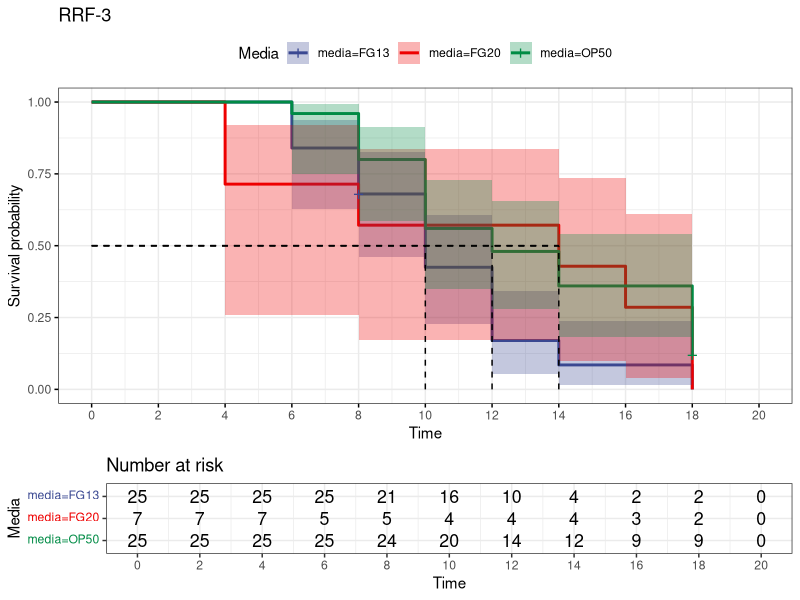
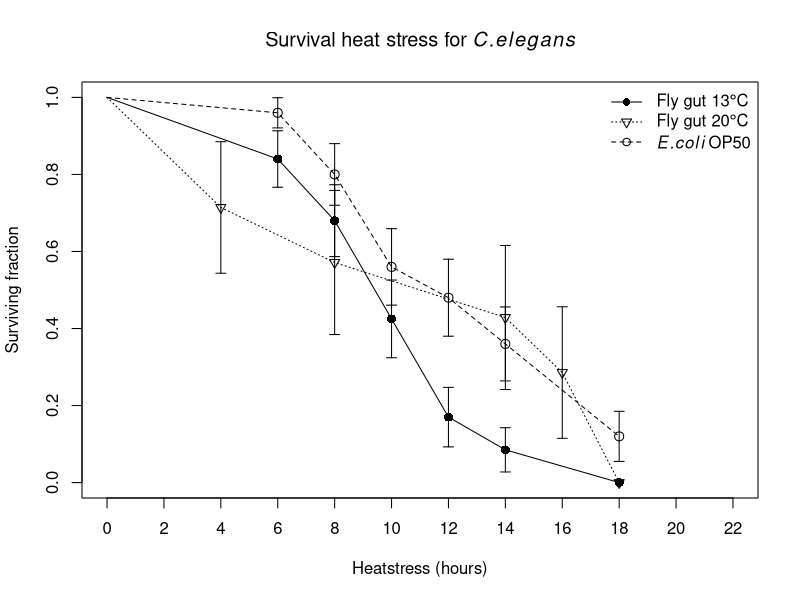
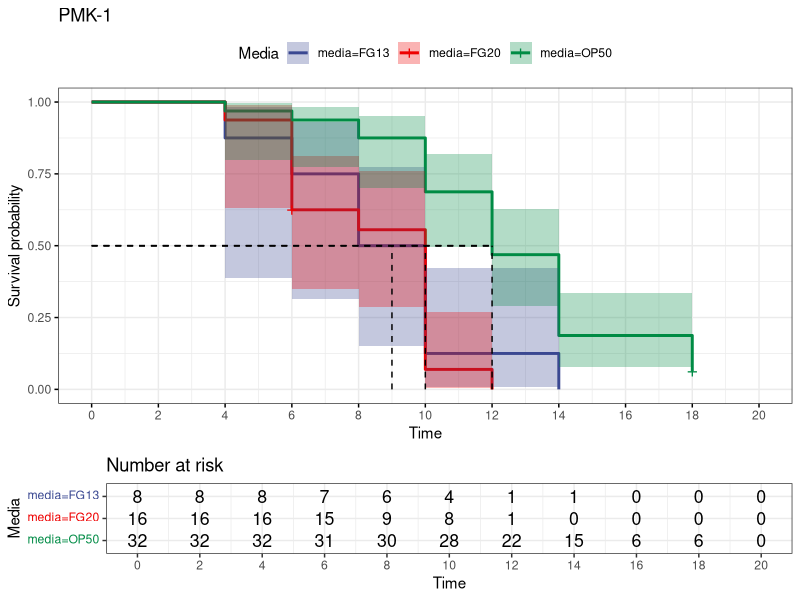
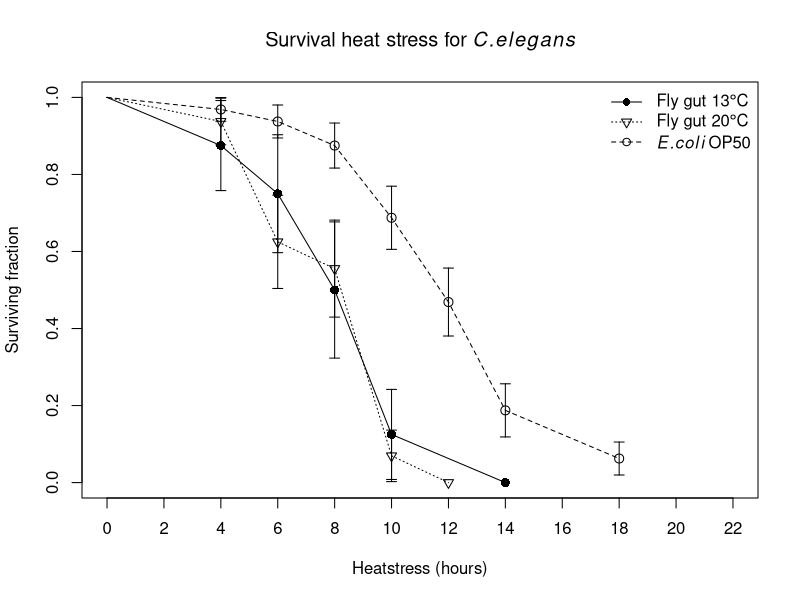
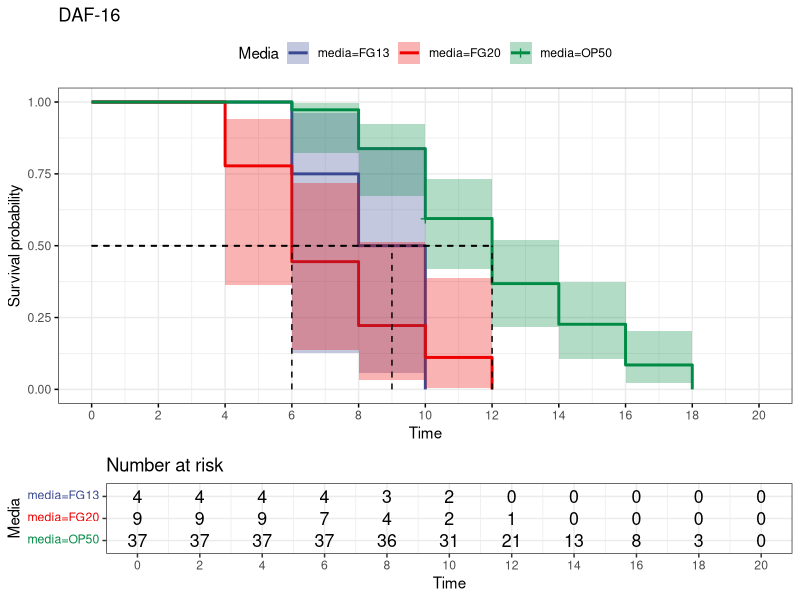
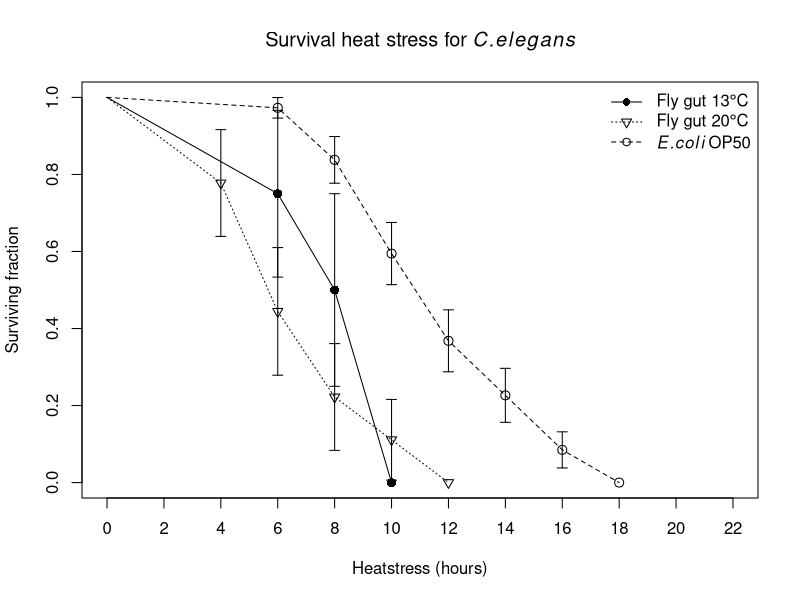
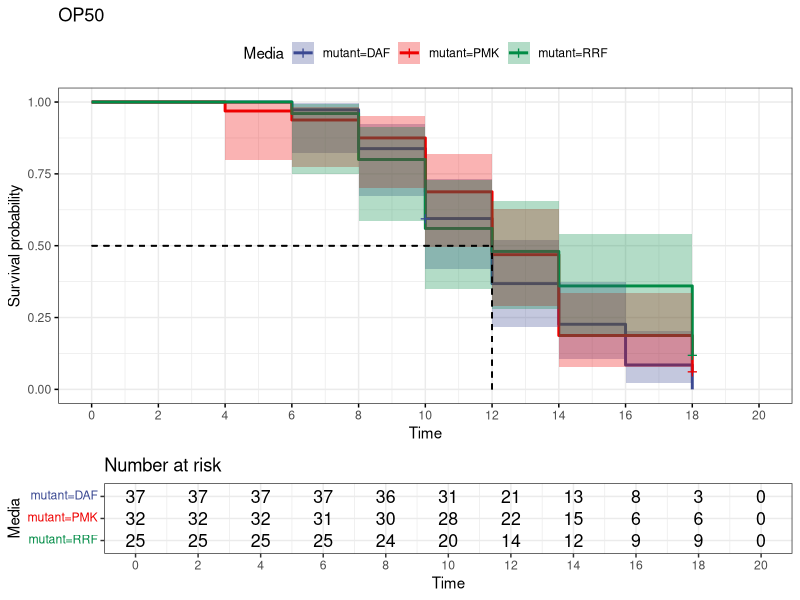
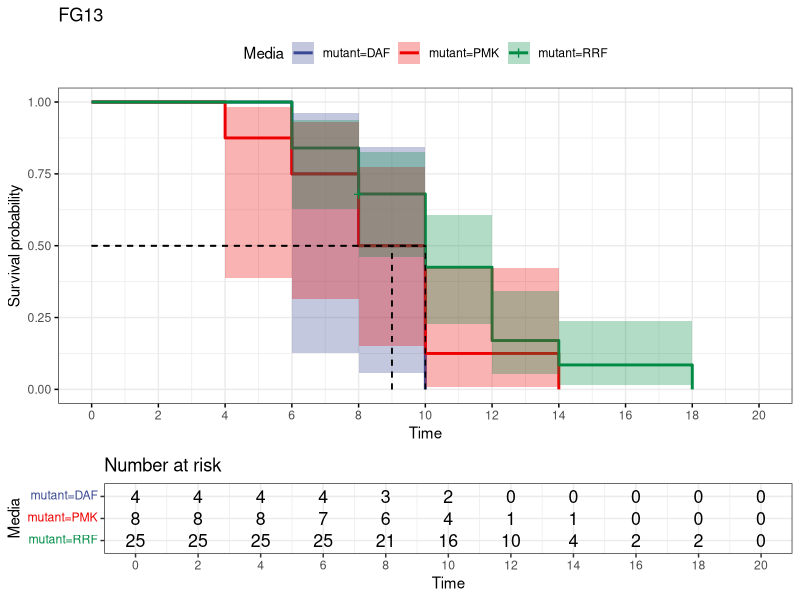

Source code (R) for these figures, in order:
## ---- chunk 1
knitr::opts_chunk$set(echo = TRUE)
library(survival) 
library(here)
library(survminer)
## ---- chunk 2
data <- read.table(here('data','Worm_mutant.csv'), header = TRUE, sep = ";", dec = ",")
head(data)
## ---- chunk 3
colnames(data)<-c("Time","status",'Replicate', 'media',
                  'mutant')
head(data)
## ---- chunk 4
d_RRF <- subset(data, mutant == 'RRF')
d_PMK <- subset(data,mutant == 'PMK')
d_DAF <- subset(data, mutant == 'DAF')
## ---- chunk 5
d_RRF$Survobj <- with(d_RRF,Surv(d_RRF$Time, event = d_RRF$status))
km_RRF <- survfit(Survobj ~ media, data = d_RRF,conf.type = "log-log", error = "greenwood")
s_km_RRF <- summary(km_RRF)
ggsurvplot(km_RRF,data = d_RRF, conf.int = TRUE, 
           ggtheme = theme_bw(),risk.table = 0.25,
           palette ='aaas', surv.median.line = 'hv',
           legend.title = 'Media',break.x.by = 2,
           title = 'RRF-3') 
## ---- chunk 6
df_fly_13_r <- data.frame(c(0,s_km_RRF$time[1:6]),c(1,s_km_RRF$surv[1:6]),                        c(0,s_km_RRF$std.err[1:6]))
colnames(df_fly_13_r) <- c('Time','Surv','Std.error')
df_fly_20_r <- data.frame(c(0,s_km_RRF$time[7:11])
                        ,c(1,s_km_RRF$surv[7:11]),    c(0,s_km_RRF$std.err[7:11]))
colnames(df_fly_20_r) <- c('Time','Surv','Std.error')
df_OP50_r <- data.frame(c(0,s_km_RRF$time[12:17])
                      ,c(1,s_km_RRF$surv[12:17]),
                        c(0,s_km_RRF$std.err[12:17]))
colnames(df_OP50_r) <- c('Time','Surv','Std.error')

plot(df_fly_13_r$Time[2:7],df_fly_13_r$Surv[2:7], pch = 16, cex = 1.2, xlab = 'Heatstress (hours)', 
     ylab = 'Surviving fraction', 
     main = expression('Survival heat stress for'~italic(C.elegans)),
     xlim = c(0,22), ylim = c(0,1), xaxp = c(0,22,11))
lines(df_fly_13_r$Time,df_fly_13_r$Surv)
arrows(df_fly_13_r$Time, df_fly_13_r$Surv-df_fly_13_r$Std.error, df_fly_13_r$Time, 
       df_fly_13_r$Surv+df_fly_13_r$Std.error, length=0.05, angle=90, code=3, col = 'black')
points(df_OP50_r$Time[2:9],df_OP50_r$Surv[2:9], pch = 1, cex = 1.2)
lines(df_OP50_r$Time,df_OP50_r$Surv, lty = 2)
arrows(df_OP50_r$Time, df_OP50_r$Surv-df_OP50_r$Std.error,
      df_OP50_r$Time, df_OP50_r$Surv+df_OP50_r$Std.error, 
      length=0.05, angle=90, code=3, col = 'black')
points(df_fly_20_r$Time[2:9],df_fly_20_r$Surv[2:9], pch = 6)
lines(df_fly_20_r$Time,df_fly_20_r$Surv,lty = 3)
arrows(df_fly_20_r$Time, df_fly_20_r$Surv-df_fly_20_r$Std.error, df_fly_20_r$Time,df_fly_20_r$Surv+df_fly_20_r$Std.error, length=0.05, angle=90, code=3, col = 'black')
legend('topright', pch = c(16,6,1),lty = c(1,3,2), 
       legend = c(expression('Fly gut 13'*degree*C),
                  expression('Fly gut 20'*degree*C),
                  expression(italic(E.coli) ~ OP50)), bty = 'n')
## ---- chunk 7
d_PMK$Survobj <- with(d_PMK,Surv(d_PMK$Time, event = d_PMK$status))
km_PMK <- survfit(Survobj ~ media, data = d_PMK,conf.type = "log-log", error = "greenwood")
s_km_PMK <- summary(km_PMK)
ggsurvplot(km_PMK,data = d_PMK, conf.int = TRUE, 
           ggtheme = theme_bw(),risk.table = 0.25, 
           palette ='aaas', surv.median.line = 'hv',
           legend.title = 'Media',break.x.by = 2,
           title = 'PMK-1') 
## ---- chunk 8
df_fly_13_P <- data.frame(c(0,s_km_PMK$time[1:5]),
                        c(1,s_km_PMK$surv[1:5]),
                        c(0,s_km_PMK$std.err[1:5]))
colnames(df_fly_13_P) <- c('Time','Surv','Std.error')
df_fly_20_P <- data.frame(c(0,s_km_PMK$time[6:10]),
                        c(1,s_km_PMK$surv[6:10]),
                        c(0,s_km_PMK$std.err[6:10]))
colnames(df_fly_20_P) <- c('Time','Surv','Std.error')
df_OP50_P <- data.frame(c(0,s_km_PMK$time[11:17]),
                      c(1,s_km_PMK$surv[11:17]),
                        c(0,s_km_PMK$std.err[11:17]))
colnames(df_OP50_P) <- c('Time','Surv','Std.error')

plot(df_fly_13_P$Time[2:9],df_fly_13_P$Surv[2:9], pch = 16, cex = 1.2, xlab = 'Heatstress (hours)', 
     ylab = 'Surviving fraction', 
     main = expression('Survival heat stress for'~italic(C.elegans)),
     xlim = c(0,22), ylim = c(0,1), xaxp = c(0,22,11))
lines(df_fly_13_P$Time,df_fly_13_P$Surv)
arrows(df_fly_13_P$Time, df_fly_13_P$Surv-df_fly_13_P$Std.error, df_fly_13_P$Time,df_fly_13_P$Surv+df_fly_13_P$Std.error, length=0.05, angle=90, code=3, col = 'black')
points(df_OP50_P$Time[2:9],df_OP50_P$Surv[2:9], pch = 1, cex = 1.2)
lines(df_OP50_P$Time,df_OP50_P$Surv, lty = 2)
arrows(df_OP50_P$Time, df_OP50_P$Surv-df_OP50_P$Std.error,
      df_OP50_P$Time, df_OP50_P$Surv+df_OP50_P$Std.error, 
      length=0.05, angle=90, code=3, col = 'black')
points(df_fly_20_P$Time[2:9],df_fly_20_P$Surv[2:9], pch = 6)
lines(df_fly_20_P$Time,df_fly_20_P$Surv,lty = 3)
arrows(df_fly_20_P$Time, df_fly_20_P$Surv-df_fly_20_P$Std.error, df_fly_20_P$Time,df_fly_20_P$Surv+df_fly_20_P$Std.error, length=0.05, angle=90, code=3, col = 'black')
legend('topright', pch = c(16,6,1),lty = c(1,3,2), 
       legend = c(expression('Fly gut 13'*degree*C),
                  expression('Fly gut 20'*degree*C),
                  expression(italic(E.coli) ~ OP50)), bty = 'n')
## ---- chunk 9
d_DAF$Survobj <- with(d_DAF,Surv(d_DAF$Time, event = d_DAF$status))
km_DAF <- survfit(Survobj ~ media, data = d_DAF,conf.type = "log-log", error = "greenwood")
s_km_DAF <- summary(km_DAF)
ggsurvplot(km_DAF,data = d_DAF, conf.int = TRUE, 
           ggtheme = theme_bw(),risk.table = 0.25,
           palette ='aaas', surv.median.line = 'hv',
           legend.title = 'Media',break.x.by = 2,
           title = 'DAF-16') 
## ---- chunk 10
df_fly_13_d <- data.frame(c(0,s_km_DAF$time[1:3]),
                        c(1,s_km_DAF$surv[1:3]),
                        c(0,s_km_DAF$std.err[1:3]))
colnames(df_fly_13_d) <- c('Time','Surv','Std.error')
df_fly_20_d <- data.frame(c(0,s_km_DAF$time[4:8]),
                        c(1,s_km_DAF$surv[4:8]),
                        c(0,s_km_DAF$std.err[4:8]))
colnames(df_fly_20_d) <- c('Time','Surv','Std.error')
df_OP50_d <- data.frame(c(0,s_km_DAF$time[9:15]),
                      c(1,s_km_DAF$surv[9:15]),
                        c(0,s_km_DAF$std.err[9:15]))
colnames(df_OP50_d) <- c('Time','Surv','Std.error')

plot(df_fly_13_d$Time[2:9],df_fly_13_d$Surv[2:9], pch = 16, cex = 1.2, xlab = 'Heatstress (hours)', 
     ylab = 'Surviving fraction', 
     main = expression('Survival heat stress for'~italic(C.elegans)),
     xlim = c(0,22), ylim = c(0,1), xaxp = c(0,22,11))
lines(df_fly_13_d$Time,df_fly_13_d$Surv)
arrows(df_fly_13_d$Time, df_fly_13_d$Surv-df_fly_13_d$Std.error, df_fly_13_d$Time,df_fly_13_d$Surv+df_fly_13_d$Std.error, length=0.05, angle=90, code=3, col = 'black')
points(df_OP50_d$Time[2:9],df_OP50_d$Surv[2:9], pch = 1, cex = 1.2)
lines(df_OP50_d$Time,df_OP50_d$Surv, lty = 2)
arrows(df_OP50_d$Time, df_OP50_d$Surv-df_OP50_d$Std.error,
      df_OP50_d$Time, df_OP50_d$Surv+df_OP50_d$Std.error, 
      length=0.05, angle=90, code=3, col = 'black')
points(df_fly_20_d$Time[2:9],df_fly_20_d$Surv[2:9], pch = 6)
lines(df_fly_20_d$Time,df_fly_20_d$Surv,lty = 3)
arrows(df_fly_20_d$Time, df_fly_20_d$Surv-df_fly_20_d$Std.error, df_fly_20_d$Time,df_fly_20_d$Surv+df_fly_20_d$Std.error, length=0.05, angle=90, code=3, col = 'black')
legend('topright', pch = c(16,6,1),lty = c(1,3,2), 
       legend = c(expression('Fly gut 13'*degree*C),
                  expression('Fly gut 20'*degree*C),
                  expression(italic(E.coli) ~ OP50)), bty = 'n')
## ---- chunk 11
data_OP50 <- subset(data, media == 'OP50')
data_FG13 <- subset(data, media == 'FG13')
data_FG20 <- subset(data, media == 'FG20')
## ---- chunk 12
data_OP50$Survobj <- with(data_OP50,Surv(data_OP50$Time, event = data_OP50$status))
km_OP50 <- survfit(Survobj ~ mutant, data = data_OP50,conf.type = "log-log", error = "greenwood")
s_km_OP50 <- summary(km_OP50)
ggsurvplot(km_OP50,data = data_OP50, conf.int = TRUE, 
           ggtheme = theme_bw(),risk.table = 0.25, 
           palette ='aaas', surv.median.line = 'hv',
           legend.title = 'Media',break.x.by = 2,
           title = 'OP50') 
## ---- chunk 13
data_FG13$Survobj <- with(data_FG13,Surv(data_FG13$Time, event = data_FG13$status))
km_FG13 <- survfit(Survobj ~ mutant, data = data_FG13,conf.type = "log-log", error = "greenwood")
s_km_FG13 <- summary(km_FG13)
ggsurvplot(km_FG13,data = data_FG13, conf.int = TRUE, 
           ggtheme = theme_bw(),risk.table = 0.25, 
           palette ='aaas', surv.median.line = 'hv',
           legend.title = 'Media',break.x.by = 2,
           title = 'FG13') 
## ---- chunk 14
data_FG20$Survobj <- with(data_FG20,Surv(data_FG20$Time, event = data_FG20$status))
km_FG20 <- survfit(Survobj ~ mutant, data = data_FG20,conf.type = "log-log", error = "greenwood")
s_km_FG20 <- summary(km_FG20)
ggsurvplot(km_FG20,data = data_FG20, conf.int = TRUE, 
           ggtheme = theme_bw(),risk.table = 0.25, 
           palette ='aaas', surv.median.line = 'hv',
           legend.title = 'Media',break.x.by = 2,
           title = 'OP50') 
## ---- chunk 15
data$Survobj <- with(data,Surv(data$Time, event = data$status))
survdiff(Survobj ~media + mutant, data = data, rho = 0) 
survdiff(Survobj ~media + mutant, data = data, rho = 1) 
fit_both<- coxph(Survobj ~media + mutant, data = data)
summary(fit_both)
AIC(fit_both)
fit_int <- coxph(Survobj ~media + mutant + mutant:media, data = data)
AIC(fit_int)
fit_med <- coxph(Survobj ~media, data = data)
summary(fit_med)
AIC(fit_med)
fit_mut <- coxph(Survobj ~mutant, data = data)
summary(fit_mut)
AIC(fit_mut)
## ---- chunk 16
prop_both <- cox.zph(fit_both)
prop_int <- cox.zph(fit_int)
plot(prop_both)
plot(prop_int)
## ---- chunk 17
plot(survfit(fit_both, newdata = data.frame(mutant = 'RRF', media = 'OP50')), lty = 2, xaxp = c(0,18,18), col = 'blue',
     main = 'Predictions for model without interactions OP50')
lines(survfit(fit_both, newdata = data.frame(mutant = 'PMK', media = 'OP50')), col = 'firebrick')
lines(survfit(fit_both, newdata = data.frame(mutant = 'DAF', media = 'OP50')), lty =3)
legend('topright', legend = c('rrf-3','pmk-1','daf-16'), 
        lty = c(2,1,3), col = c('blue','firebrick','black'), 
        bty = 'n')
plot(survfit(fit_int, newdata = data.frame(mutant = 'RRF', media = 'OP50')), lty = 2, xaxp = c(0,18,18), col = 'blue',
     main = 'Predictions for model with interactions OP50')
lines(survfit(fit_int, newdata = data.frame(mutant = 'PMK', media = 'OP50')), col = 'firebrick')
lines(survfit(fit_int, newdata = data.frame(mutant = 'DAF', media = 'OP50')), lty =3)
legend('topright', legend = c('rrf-3','pmk-1','daf-16'), 
        lty = c(2,1,3), col = c('blue','firebrick','black'), 
        bty = 'n')
plot(survfit(fit_both, newdata = data.frame(mutant = 'RRF', media = 'FG13')), lty = 2, xaxp = c(0,18,9), col = 'blue',
     main = 'Predictions for model without interactions FG13',
     xlab = 'hours heat stress')
lines(survfit(fit_both, newdata = data.frame(mutant = 'PMK', media = 'FG13')), col = 'firebrick')
lines(survfit(fit_both, newdata = data.frame(mutant = 'DAF', media = 'FG13')), lty =3)
legend('topright', legend = c('rrf-3','pmk-1','daf-16'), 
        lty = c(2,1,3), col = c('blue','firebrick','black'), 
        bty = 'n')
plot(survfit(fit_int, newdata = data.frame(mutant = 'RRF', media = 'FG13')), lty = 2, xaxp = c(0,18,18), col = 'blue',
     main = 'Predictions for model with interactions FG13')
lines(survfit(fit_int, newdata = data.frame(mutant = 'PMK', media = 'FG13')), col = 'firebrick')
lines(survfit(fit_int, newdata = data.frame(mutant = 'DAF', media = 'FG13')), lty =3)
legend('topright', legend = c('rrf-3','pmk-1','daf-16'), 
        lty = c(2,1,3), col = c('blue','firebrick','black'), 
        bty = 'n')
plot(survfit(fit_both, newdata = data.frame(mutant = 'RRF', media = 'FG20')), lty = 2, xaxp = c(0,18,9), col = 'blue',
     main = 'Predictions for model without interactions FG20',
     xlab = 'hours heat stress')
lines(survfit(fit_both, newdata = data.frame(mutant = 'PMK', media = 'FG20')), col = 'firebrick')
lines(survfit(fit_both, newdata = data.frame(mutant = 'DAF', media = 'FG20')), lty =3)
legend('topright', legend = c('rrf-3','pmk-1','daf-16'), 
        lty = c(2,1,3), col = c('blue','firebrick','black'), 
        bty = 'n')
plot(survfit(fit_int, newdata = data.frame(mutant = 'RRF', media = 'FG20')), lty = 2, xaxp = c(0,18,18), col = 'blue',
     main = 'Predictions for model with interactions FG20')
lines(survfit(fit_int, newdata = data.frame(mutant = 'PMK', media = 'FG20')), col = 'firebrick')
lines(survfit(fit_int, newdata = data.frame(mutant = 'DAF', media = 'FG20')), lty =3)
legend('topright', legend = c('rrf-3','pmk-1','daf-16'), 
        lty = c(2,1,3), col = c('blue','firebrick','black'), 
        bty = 'n')

## ---- chunk 18
plot(survfit(fit_both, newdata = data.frame(mutant = 'RRF', media = 'OP50')), lty = 2, xaxp = c(0,18,9), col = 'blue',
     main = 'Predictions for model without interactions OP50')
points(df_OP50_r$Time,df_OP50_r$Surv, col = 'blue', pch = 16)
lines(survfit(fit_both, newdata = data.frame(mutant = 'DAF', media = 'OP50')), lty = 2, col = 'black',)
points(df_OP50_d$Time,df_OP50_d$Surv, col = 'black', pch = 16)
lines(survfit(fit_both, newdata = data.frame(mutant = 'PMK', media = 'OP50')), lty = 2, col = 'firebrick',)
points(df_OP50_P$Time,df_OP50_P$Surv, col = 'firebrick', pch = 16)
legend('topright', legend = c('rrf-3','pmk-1','daf-16'), 
        lty = c(2,1,3), col = c('blue','firebrick','black'), 
        bty = 'n', pch = 16)
## ---- chunk 19
plot(survfit(fit_int, newdata = data.frame(mutant = 'RRF', media = 'OP50')), lty = 2, xaxp = c(0,18,9), col = 'blue',
     main = 'Predictions for model with interactions OP50')
points(df_OP50_r$Time,df_OP50_r$Surv, col = 'blue', pch = 16)
lines(survfit(fit_int, newdata = data.frame(mutant = 'DAF', media = 'OP50')), lty = 2, col = 'black',)
points(df_OP50_d$Time,df_OP50_d$Surv, col = 'black', pch = 16)
lines(survfit(fit_int, newdata = data.frame(mutant = 'PMK', media = 'OP50')), lty = 2, col = 'firebrick',)
points(df_OP50_P$Time,df_OP50_P$Surv, col = 'firebrick', pch = 16)
legend('topright', legend = c('rrf-3','pmk-1','daf-16'), 
        lty = c(2,1,3), col = c('blue','firebrick','black'), 
        bty = 'n', pch = 16)
## ---- chunk 20
plot(survfit(fit_both, newdata = data.frame(mutant = 'RRF', media = 'FG13')), lty = 2, xaxp = c(0,18,9), col = 'blue',
     main = 'Predictions for model with interactions FG13')
points(df_fly_13_r$Time,df_fly_13_r$Surv, col = 'blue', pch = 16)
lines(survfit(fit_both, newdata = data.frame(mutant = 'DAF', media = 'FG13')), lty = 2, col = 'black',)
points(df_fly_13_d$Time,df_fly_13_d$Surv, col = 'black', pch = 16)
lines(survfit(fit_both, newdata = data.frame(mutant = 'PMK', media = 'FG13')), lty = 2, col = 'firebrick',)
points(df_fly_13_P$Time,df_fly_13_P$Surv, col = 'firebrick', pch = 16)
legend('topright', legend = c('rrf-3','pmk-1','daf-16'), 
        lty = c(2,1,3), col = c('blue','firebrick','black'), 
        bty = 'n', pch = 16)
## ---- chunk 21
plot(survfit(fit_int, newdata = data.frame(mutant = 'RRF', media = 'FG13')), lty = 2, xaxp = c(0,18,9), col = 'blue',
     main = 'Predictions for model with interactions FG13')
points(df_fly_13_r$Time,df_fly_13_r$Surv, col = 'blue', pch = 16)
lines(survfit(fit_int, newdata = data.frame(mutant = 'DAF', media = 'FG13')), lty = 2, col = 'black',)
points(df_fly_13_d$Time,df_fly_13_d$Surv, col = 'black', pch = 16)
lines(survfit(fit_int, newdata = data.frame(mutant = 'PMK', media = 'FG13')), lty = 2, col = 'firebrick',)
points(df_fly_13_P$Time,df_fly_13_P$Surv, col = 'firebrick', pch = 16)
legend('topright', legend = c('rrf-3','pmk-1','daf-16'), 
        lty = c(2,1,3), col = c('blue','firebrick','black'), 
        bty = 'n', pch = 16)
## ---- chunk 22
plot(survfit(fit_both, newdata = data.frame(mutant = 'RRF', media = 'FG20')), lty = 2, xaxp = c(0,18,9), col = 'blue',
     main = 'Predictions for model without interactions FG20')
points(df_fly_20_r$Time,df_fly_20_r$Surv, col = 'blue', pch = 16)
lines(survfit(fit_both, newdata = data.frame(mutant = 'DAF', media = 'FG20')), lty = 2, col = 'black',)
points(df_fly_20_d$Time,df_fly_20_d$Surv, col = 'black', pch = 16)
lines(survfit(fit_both, newdata = data.frame(mutant = 'PMK', media = 'FG20')), lty = 2, col = 'firebrick',)
points(df_fly_20_P$Time,df_fly_20_P$Surv, col = 'firebrick', pch = 16)
legend('topright', legend = c('rrf-3','pmk-1','daf-16'), 
        lty = c(2,1,3), col = c('blue','firebrick','black'), 
        bty = 'n', pch = 16)
## ---- chunk 23
plot(survfit(fit_int, newdata = data.frame(mutant = 'RRF', media = 'FG20')), lty = 2, xaxp = c(0,18,9), col = 'blue',
     main = 'Predictions for model with interactions FG20')
points(df_fly_20_r$Time,df_fly_20_r$Surv, col = 'blue', pch = 16)
lines(survfit(fit_int, newdata = data.frame(mutant = 'DAF', media = 'FG20')), lty = 2, col = 'black',)
points(df_fly_20_d$Time,df_fly_20_d$Surv, col = 'black', pch = 16)
lines(survfit(fit_int, newdata = data.frame(mutant = 'PMK', media = 'FG13')), lty = 2, col = 'firebrick',)
points(df_fly_20_P$Time,df_fly_20_P$Surv, col = 'firebrick', pch = 16)
legend('topright', legend = c('rrf-3','pmk-1','daf-16'), 
        lty = c(2,1,3), col = c('blue','firebrick','black'), 
        bty = 'n', pch = 16)
